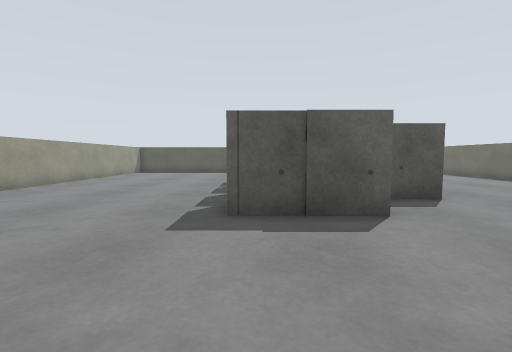
[1] (above)

20 first-person views from a walk through a robot-simulator world made for Gazebo. The camera is 0.57 m above the floor, tilts 4° down and sees 85° across. The floor is counted in squares, 0.5 m on a side. Each view is taken from the middle of a square. On the plan, view 1 faces up. The plan holds only what a view shows up to about 12 squares ahead; the rest is blank. Surface patterns are stand-ins for the level's own textures.

[2]
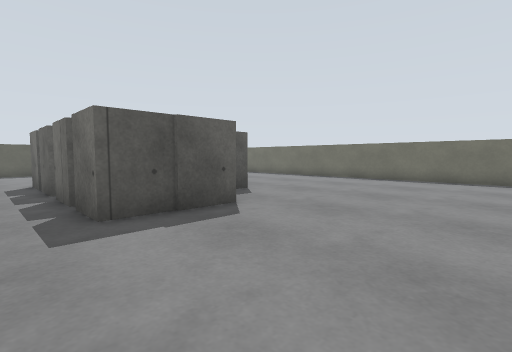

[3]
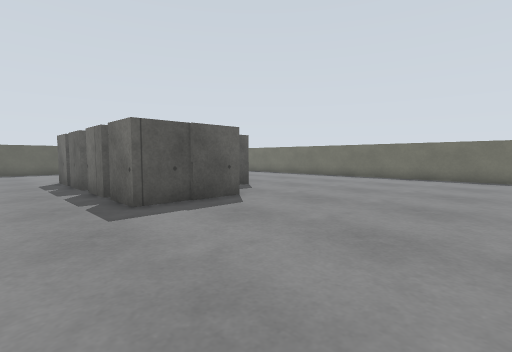

[4]
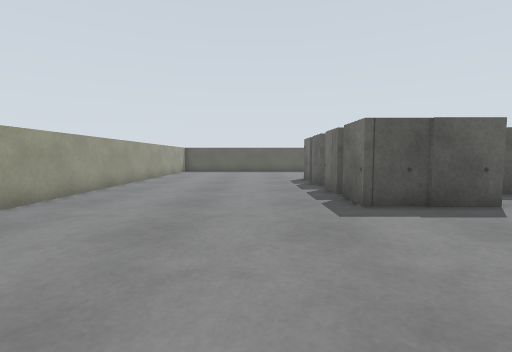

[5]
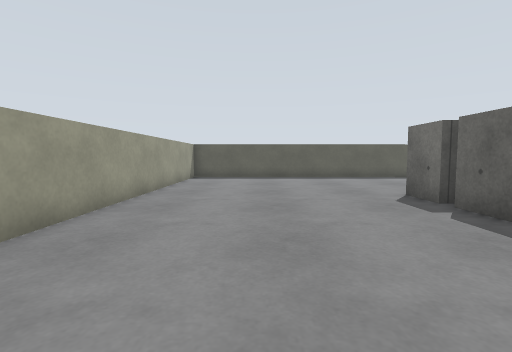

[6]
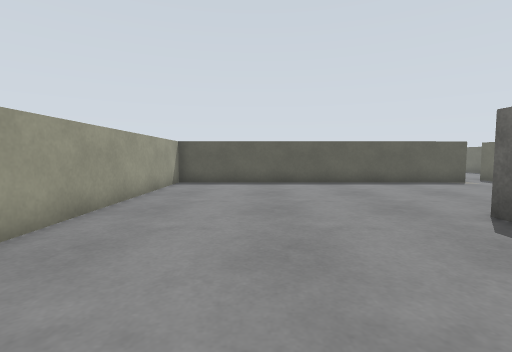

[7]
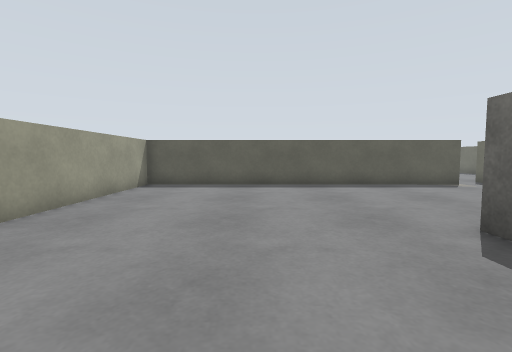

[8]
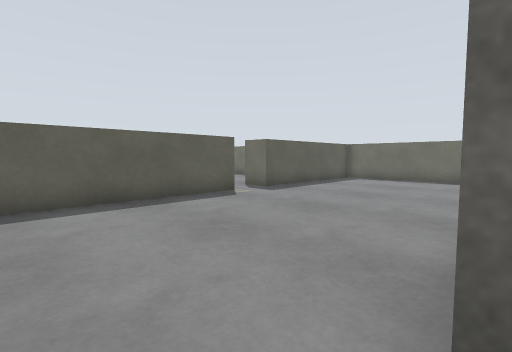

[9]
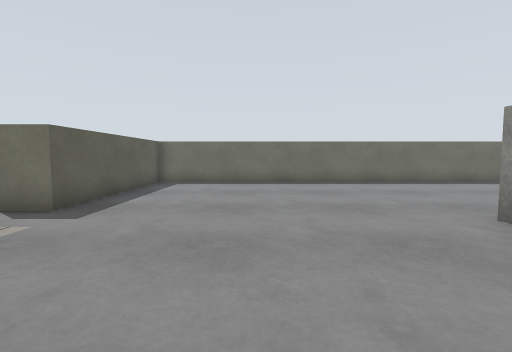

[10]
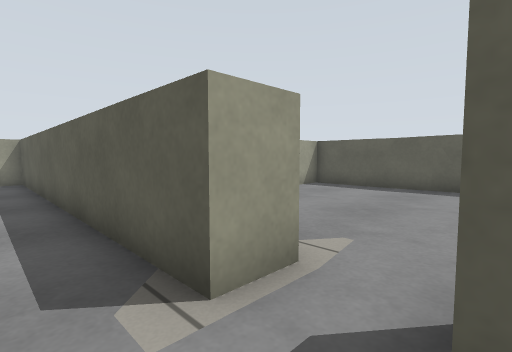

[11]
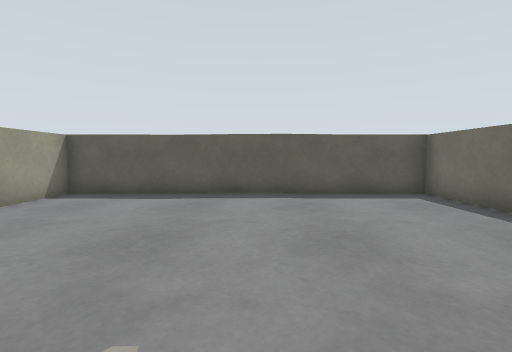

[12]
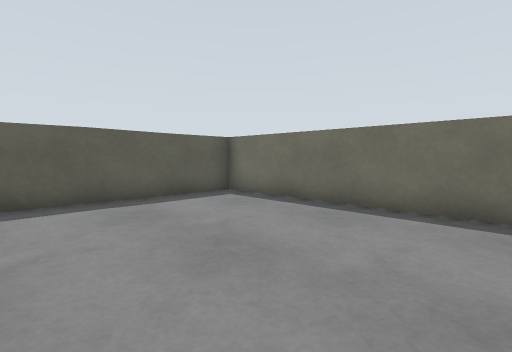

[13]
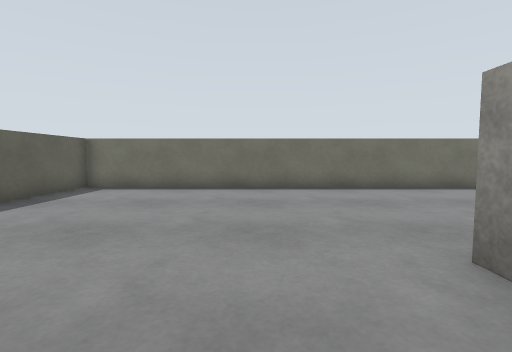

[14]
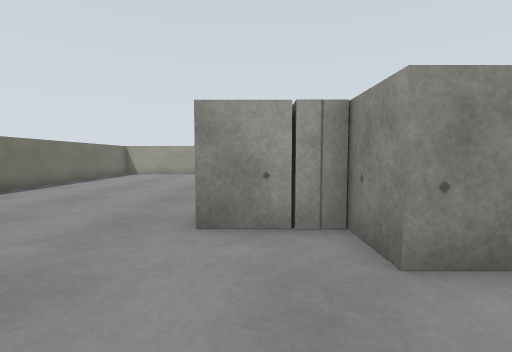

[15]
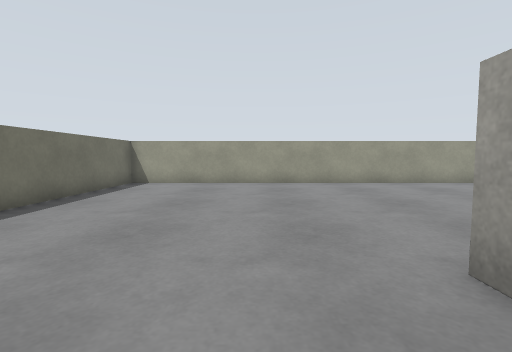

[16]
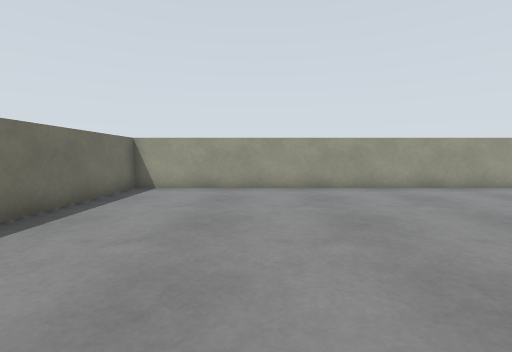

[17]
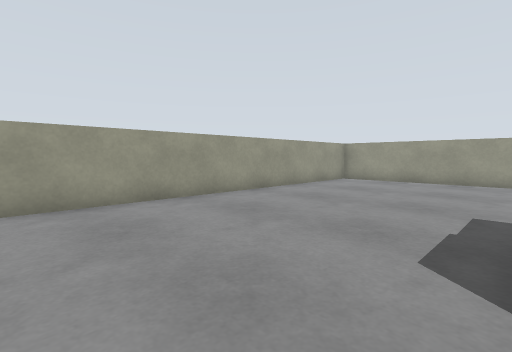

[18]
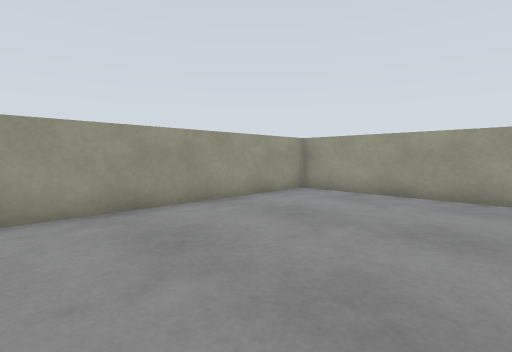

[19]
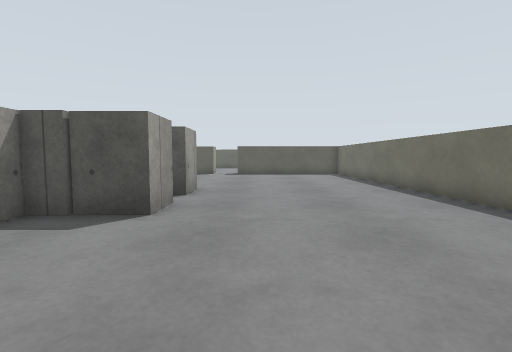

[20]
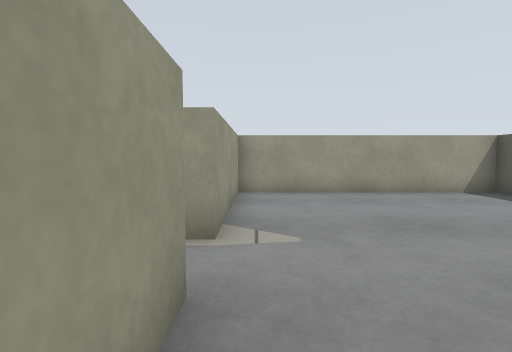

### Floor plan
Ten units are one square. View 1 is at (0, 0); x grows to the right and y downward. Boxes are objects, and circles mark ways between rooms. Rooms are numbered by the first view taken in them; rooms with no view inside come last. Other rooms are left out.
<svg viewBox="-89 -300 218 325">
<path fill="none" stroke="#000" d="M34 -118 34 -111M14 -133 26 -133 26 -117 49 -117 49 -102M-6 -117 -6 -132M49 -89 49 -74 26 -74 26 -68M-6 -96 -6 -112M-6 -74 -6 -90M26 -53 -6 -53 -6 -69M42 -203 -84 -203 -84 20 124 20 124 -203 58 -203M58 -203 58 -214 75 -214M102 -221 102 -295 -7 -295 -7 -214 42 -214 42 -203"/>
<circle cx="50" cy="-210" r="3" fill="#2a7"/>
<text x="30" y="-120">1</text>
<text x="50" y="-250">2</text>
</svg>
Room 1 opens to room 2.

Where each view was taken, in squares from view 1:
view 1: 0 up, 0 right, facing up
view 2: 0 up, 2 left, facing up-right
view 3: 1 down, 3 left, facing up-right
view 4: 1 down, 3 left, facing up
view 5: 5 up, 5 left, facing up
view 6: 8 up, 5 left, facing up
view 7: 9 up, 4 left, facing up
view 8: 13 up, 2 left, facing up-right
view 9: 16 up, 0 right, facing right
view 10: 19 up, 6 right, facing up-left
view 11: 21 up, 5 right, facing up
view 12: 22 up, 4 right, facing up-right
view 13: 14 up, 2 right, facing right
view 14: 16 up, 4 right, facing down
view 15: 10 up, 7 right, facing down
view 16: 8 up, 8 right, facing down
view 17: 5 up, 5 right, facing down-left
view 18: 4 up, 0 right, facing down-left
view 19: 2 up, 7 right, facing up
view 20: 22 up, 8 right, facing left
